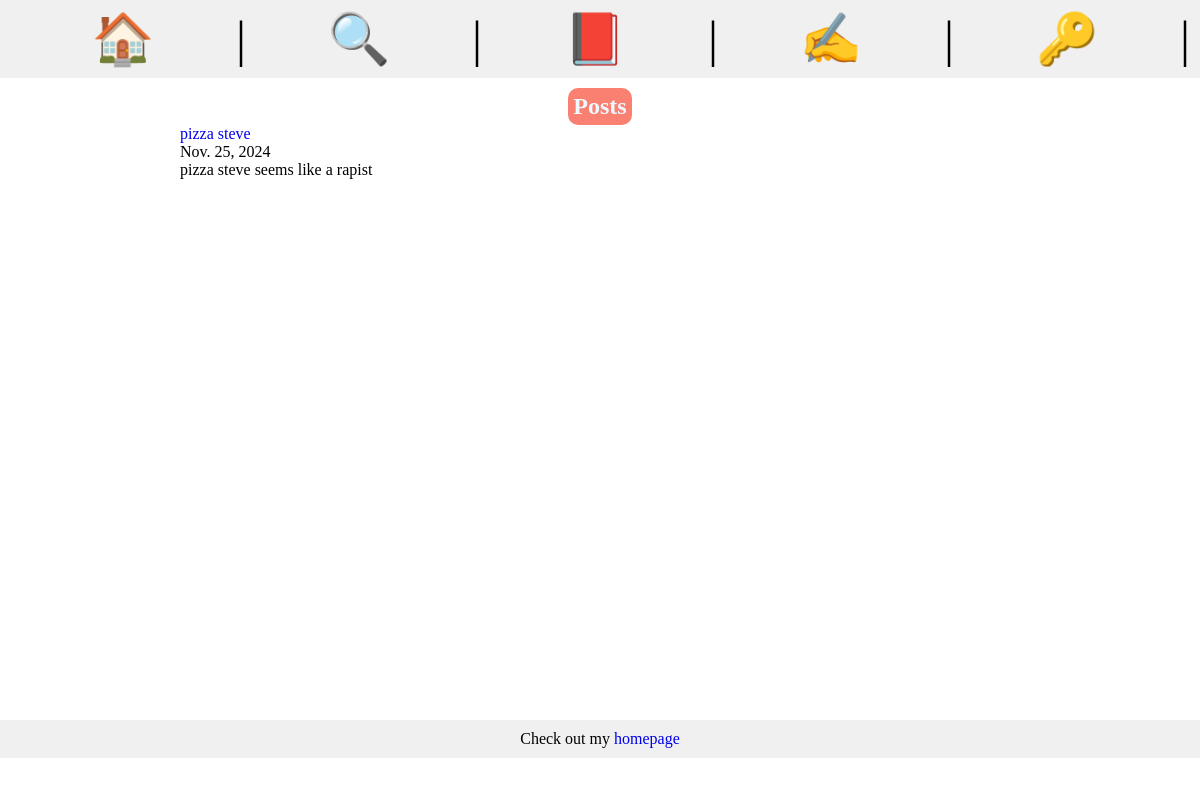
Page /posts/pizza-steve on the committed database.
### posts/models.py (models this page shows, shortened)
class Post(models.Model):
    title = models.CharField(max_length=75)
    body=models.TextField()
    slug= models.SlugField(unique=True)
    date=models.DateField( auto_now_add=True)
    author = models.ForeignKey(User, on_delete=models.CASCADE, default=None)

### posts/views.py (the view)
# urls.py: path('<slug:slug>', views.post_page,name="page"),
def post_page(request,slug):
    post = Post.objects.get(slug=slug)
    return render(request, 'posts/post_page.html',{'post':post})

### posts/templates/posts/post_page.html (shortened to what this page needs)
{% extends 'index.html' %}
{% block content %}
<section>
<h1>Posts</h1>
<a href="{% url 'posts:page' slug=post.slug %}">{{post.title}}</a></h2>
<p>{{post.date}}</p>
<p>{{post.body}}</p>
</section>
{% endblock %}
{% block footer %}
<p>Check out my <a href="/">homepage </a></p>
{% endblock %}

### static/css/index.css (style rules this page uses)
* { margin:0; padding:0; box-sizing: border-box; }
h1 { margin:0 auto; text-align: center; width:fit-content; background-color: salmon; color:aliceblue; padding:5px; border-radius: 10px; }
a { text-decoration: none; margin:0 auto }

### rows in the picture
Post: title "pizza steve", date "Nov. 25, 2024", body "pizza steve seems like a rapist"
